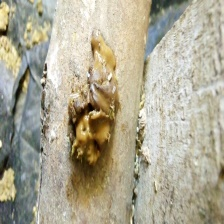
#> input picture Macine learing (bird deaseser)/final_dataset_10_classes/Avian Influenza/avian_influenza_0024.jpg, 224 x 224 px; its folder holds only this picture in this run
$ python balance_dataset.py
#> lines starting #> are read from the running program, lines starting #| are printed output that depends on the picture

import os
import shutil
import pandas as pd
from PIL import Image, ImageEnhance
import random

# === Configuration ===
SOURCE_CSV = 'Macine learing (bird deaseser)/poultry_labeled_12k.csv'
IMAGE_BASE_DIR = 'data/processed/poultry_dataset_512x512'
TARGET_DIR = 'Macine learing (bird deaseser)/final_dataset_10_classes'
MIN_IMAGES_PER_CLASS = 500

# Mapping from CSV labels to Standardized Folder Names
LABEL_TO_FOLDER = {
    'coccidiosis': 'Coccidiosis',
    'healthy': 'Healthy',
    'ncd': 'Newcastle_Disease',
    'pcrcocci': 'Coccidiosis',
    'pcrhealthy': 'Healthy',
    'pcrncd': 'Newcastle_Disease',
    'pcrsalmo': 'Salmonella',
    'salmonella': 'Salmonella',
    # Note: Other classes (Avian Influenza etc.) are not in this CSV, so they are not reset strictly by this,
    # but we will check strict counts for them during augmentation phase.
}

def augment_image(image_path, save_path):
    """
    Apply random augmentation (flip, rotate, brightness) and save.
    """
    try:
        img = Image.open(image_path).convert('RGB')

        # Random operations
        op = random.choice(['flip', 'rotate', 'brightness'])

        if op == 'flip':
            img = img.transpose(Image.FLIP_LEFT_RIGHT)
        elif op == 'rotate':
            angle = random.choice([90, 180, 270])
            img = img.rotate(angle)
        elif op == 'brightness':
            enhancer = ImageEnhance.Brightness(img)
            img = enhancer.enhance(random.uniform(0.8, 1.2))

        img.save(save_path, quality=95)
        return True
    except Exception as e:
        print(f"Error augmenting {image_path}: {e}")
        return False

def main():
    print("🚀 Starting Dataset Restoration (From CSV)...")

    # 1. Consolidate from CSV (Restoring images)
    if os.path.exists(SOURCE_CSV):
        print(f"Scanning {SOURCE_CSV} to restore original images...")
        df = pd.read_csv(SOURCE_CSV)
#> (reads Macine learing (bird deaseser)/poultry_labeled_12k.csv from the repository)

        count_moved = 0
        for _, row in df.iterrows():
            label = str(row['disease']).lower()
            rel_path = row['image_path']

            if pd.isna(rel_path) or label not in LABEL_TO_FOLDER:
                continue

            target_class = LABEL_TO_FOLDER[label]
            target_folder = os.path.join(TARGET_DIR, target_class)

            # Ensure target folder exists
            os.makedirs(target_folder, exist_ok=True)

            # Source path
            src_path = os.path.join(IMAGE_BASE_DIR, rel_path.replace('\\', '/'))

            if os.path.exists(src_path):
                # Destination filename
                filename = os.path.basename(src_path)
                dst_path = os.path.join(target_folder, filename)

                # Copy if not exists (Restore!)
                if not os.path.exists(dst_path):
                    shutil.copy2(src_path, dst_path)
                    count_moved += 1
                    if count_moved % 100 == 0:
                        print(f"Restored {count_moved} images...", end='\r')
        print(f"\n✅ Restored {count_moved} images from CSV.")
    else:
        print(f"⚠️ Source CSV {SOURCE_CSV} not found. Skipping restoration.")

    # 2. Check counts and Augment (Ensure minimum 500)
    print("\n📊 Checking Class Counts and Augmenting...")

    for cls in sorted(os.listdir(TARGET_DIR)):
        cls_path = os.path.join(TARGET_DIR, cls)
        if not os.path.isdir(cls_path):
            continue

        # Get valid images
        images = [f for f in os.listdir(cls_path) if f.lower().endswith(('.jpg', '.jpeg', '.png'))]
        count = len(images)
        print(f"Class: {cls} | Count: {count}")

        if count < MIN_IMAGES_PER_CLASS:
            needed = MIN_IMAGES_PER_CLASS - count
            print(f"   ⚠️ Needs {needed} more images. Augmenting...")

            if count == 0:
                print(f"   ❌ Error: Class {cls} has 0 images. Cannot augment.")
                continue

            # Augment
            generated = 0
            while generated < needed:
                # Pick a random source image
                src_name = random.choice(images)
                # Avoid augmenting already augmented images if possible for variety,
                # but for simplicity just pick from whatever is there.
                src_full = os.path.join(cls_path, src_name)

                # New name
                new_name = f"aug_restore_{generated}_{src_name}"
                dst_full = os.path.join(cls_path, new_name)

                if augment_image(src_full, dst_full):
#> in augment_image, img is the input picture: PIL image 224x224 RGB; mean R, G, B 174.7, 169.3, 148.8
#> in augment_image, `img = img.rotate(angle)`:
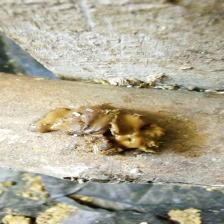
#> img: PIL image 224x224 RGB; mean R, G, B 174.7, 169.3, 148.8
                    generated += 1
                    if generated % 100 == 0:
                        print(f"      Generated {generated}...")

            print(f"   ✅ Augmented {generated} images. New Total: {count + generated}")
        else:
            print(f"   ✅ Count OK ({count} >= {MIN_IMAGES_PER_CLASS}).")

    print("\n🎉 Restoration & Balancing Complete.")

if __name__ == "__main__":
    main()
